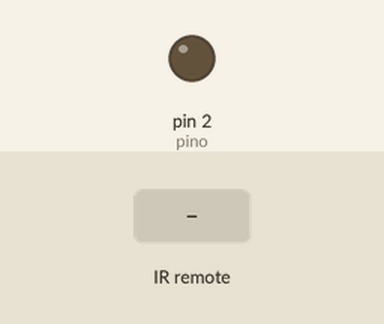
Recording of a sketch running on a simulated Arduino Uno, built with avr-gcc and run on an emulated ATmega328P. On the bench: output pins drawn as LEDs (lit = HIGH). The inputs (shaded band) are chosen by the test bench.

Above: at 1.2 s.
1.3 s: infrared code 0x20DF8877 received
At 1.9 s:
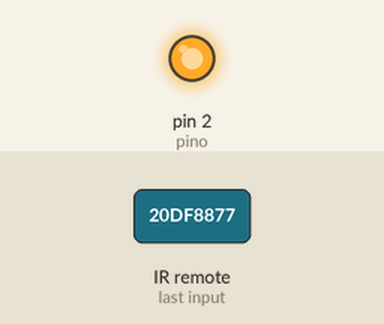
2.8 s: infrared code 0xFF18E7 received
At 3.1 s:
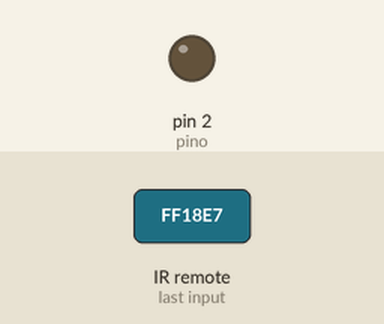
Timing chart, 0 to 5.8 s (numbered marks = the images above; inputs shaded):
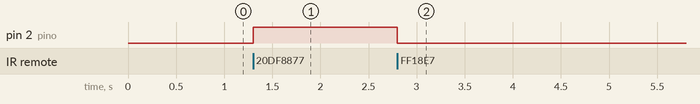

Measured:
- after the input at 1.3 s, pin 2 (pino): LOW → HIGH at once
- after the input at 2.8 s, pin 2 (pino): HIGH → LOW at once

The sketch:

testeComControleRemoto.ino
```cpp
#include "IRremote.h"

const int RECV_PIN = 11;
const int pino=2;
IRrecv irrecv(RECV_PIN);
decode_results results;

void setup()
{
  pinMode(pino,OUTPUT);
  irrecv.enableIRIn(); //começa a receber
}

void loop() {
  if (irrecv.decode(&results)) {
    //Serial.println(results.value, HEX);

  if (results.value == 0x20DF8877){
      Serial.println("liga");
      digitalWrite(pino, HIGH);
    }
  if (results.value == 0xFF18E7){
      Serial.println("desliga");
      digitalWrite(pino, LOW);
    }

    irrecv.resume(); // Recebe o próximo valor
  }
}
```
